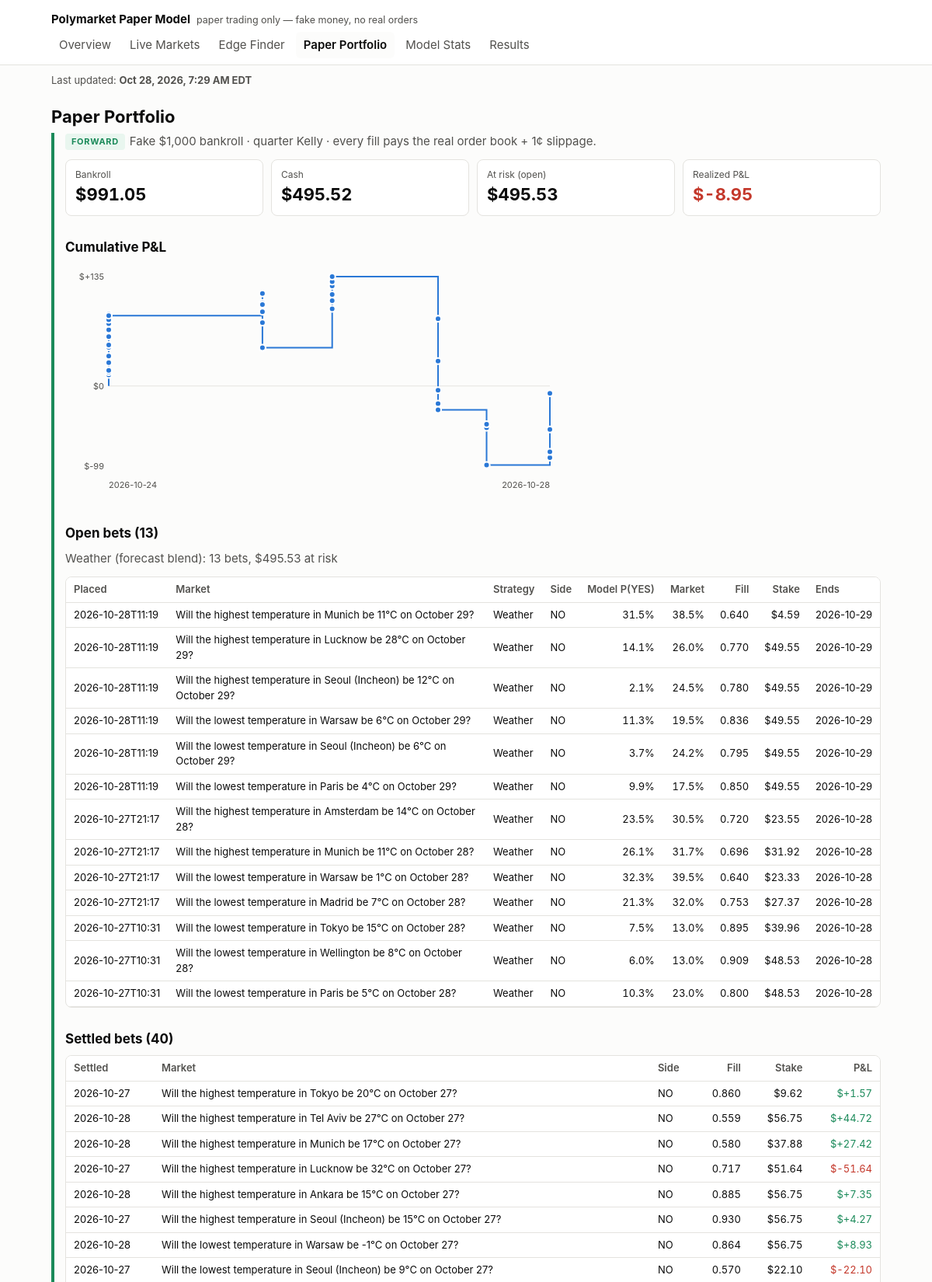
The app's page /portfolio.html (upper part) with its own data.
### tables this page shows
CREATE TABLE bets (
    seq INTEGER PRIMARY KEY,
    bet_id TEXT UNIQUE NOT NULL,
    run_id TEXT NOT NULL,
    placed_at TEXT NOT NULL,
    platform TEXT NOT NULL,
    market_id TEXT NOT NULL,
    question TEXT NOT NULL,
    category TEXT,
    end_date TEXT,
    side TEXT NOT NULL CHECK (side IN ('YES', 'NO')),
    model_prob_yes REAL NOT NULL,
    market_mid REAL NOT NULL,
    best_bid REAL,
    best_ask REAL,
    fill_price REAL NOT NULL,      -- average price paid per share, incl. slippage
    slippage_per_share REAL NOT NULL,
    shares REAL NOT NULL,
    stake REAL NOT NULL,
    kelly_full REAL NOT NULL,
    bankroll_at_bet REAL NOT NULL,
    model_version TEXT NOT NULL,
    prev_hash TEXT NOT NULL,
    row_hash TEXT NOT NULL
);

CREATE TABLE settlements (
    seq INTEGER PRIMARY KEY,
    bet_id TEXT UNIQUE NOT NULL REFERENCES bets(bet_id),
    settled_at TEXT NOT NULL,
    yes_payout REAL NOT NULL,      -- what one YES share paid: 1, 0, or 0.5 for a split
    payout REAL NOT NULL,
    pnl REAL NOT NULL,
    prev_hash TEXT NOT NULL,
    row_hash TEXT NOT NULL
);

### pmodel/dashboard/app.py (the view)
    @app.route("/portfolio.html")
    def portfolio():
        c = conn()
        all_bets = data.bets(c)
        return render_template(
            "portfolio.html", **ctx("portfolio.html"), fs=data.forward_stats(c),
            pnl_svg=charts.pnl_chart(data.pnl_curve(c), config.BANKROLL_START_USD),
            open_bets=[b for b in all_bets if b["settled_at"] is None],
            open_by_strategy=data.open_by_strategy(c),
            settled=[b for b in all_bets if b["settled_at"] is not None])

### pmodel/dashboard/charts.py (called while the page is built)
def _svg(body, label):
    return (f'<svg viewBox="0 0 {W} {H}" role="img" aria-label="{escape(label)}" '
            f'class="chart">{body}</svg>')

def _ts(iso):
    return datetime.strptime(iso, "%Y-%m-%dT%H:%M:%SZ").timestamp()

### pmodel/dashboard/data.py (called while the page is built)
def age_hours(iso, now=None):
    if not iso:
        return None
    from datetime import datetime, timezone
    t = datetime.strptime(iso, "%Y-%m-%dT%H:%M:%SZ").replace(tzinfo=timezone.utc)
    return ((now or datetime.now(timezone.utc)) - t).total_seconds() / 3600

def eastern(iso):
    if not iso:
        return None
    from datetime import datetime, timezone
    from zoneinfo import ZoneInfo
    t = datetime.strptime(iso, "%Y-%m-%dT%H:%M:%SZ").replace(tzinfo=timezone.utc)
    et = t.astimezone(ZoneInfo("America/New_York"))
    hour = et.strftime("%I").lstrip("0")
    return f"{et:%b} {et.day}, {et.year}, {hour}:{et:%M %p} {et.tzname()}"

def strategy_of(model_version: str) -> str:
    return "Weather (forecast blend)" if (model_version or "").startswith("weather") else \
        "General (price/volume model)"

def open_by_strategy(conn):
    out = {}
    for b in ledger_mod.open_bets(conn):
        name = strategy_of(b["model_version"])
        o = out.setdefault(name, {"strategy": name, "bets": 0, "stake": 0.0})
        o["bets"] += 1
        o["stake"] += b["stake"]
    return sorted(out.values(), key=lambda o: -o["bets"])

def bets(conn):
    return [dict(r) for r in conn.execute(
        """SELECT b.*, s.settled_at, s.yes_payout, s.payout, s.pnl
           FROM bets b LEFT JOIN settlements s USING (bet_id) ORDER BY b.seq DESC""")]

def pnl_curve(conn):
    total, out = 0.0, []
    for r in conn.execute("SELECT settled_at, pnl FROM settlements ORDER BY seq"):
        total += r["pnl"]
        out.append((r["settled_at"], total))
    return out

### pmodel/trading/ledger.py (called while the page is built)
def _guard_triggers():
    sql = []
    for t in LEDGER_TABLES:
        for op in ("UPDATE", "DELETE"):
            sql.append(f"""CREATE TRIGGER IF NOT EXISTS {t}_no_{op.lower()}
                BEFORE {op} ON {t}
                BEGIN SELECT RAISE(ABORT, '{t} is append-only: {op} is not allowed'); END;""")
    return "\n".join(sql)

def connect(path: Path = None) -> sqlite3.Connection:
    path = Path(path or config.PREDICTIONS_DB_PATH)
    path.parent.mkdir(parents=True, exist_ok=True)
    conn = sqlite3.connect(path)
    conn.row_factory = sqlite3.Row
    conn.executescript(SCHEMA)
    conn.executescript(_guard_triggers())
    return conn

### pmodel/dashboard/templates/portfolio.html
{% extends "base.html" %}
{% block body %}
<h1>Paper Portfolio</h1>
<section class="fwd">
<p class="lede"><span class="badge fwd">FORWARD</span>Fake ${{ '{:,.0f}'.format(cfg.BANKROLL_START_USD) }} bankroll · quarter Kelly · every fill pays the real order book + {{ (cfg.SLIPPAGE_PER_SHARE * 100)|round|int }}¢ slippage.</p>
<div class="tiles">
  <div class="tile"><div class="k">Bankroll</div><div class="v">${{ '{:,.2f}'.format(fs.money.bankroll) }}</div></div>
  <div class="tile"><div class="k">Cash</div><div class="v">${{ '{:,.2f}'.format(fs.money.cash) }}</div></div>
  <div class="tile"><div class="k">At risk (open)</div><div class="v">${{ '{:,.2f}'.format(fs.money.open_stake) }}</div></div>
  <div class="tile"><div class="k">Realized P&amp;L</div><div class="v {{ 'pos' if fs.total_pnl > 0 else 'neg' if fs.total_pnl < 0 }}">${{ '{:+,.2f}'.format(fs.total_pnl) }}</div></div>
</div>
<h2>Cumulative P&amp;L</h2>
{{ pnl_svg|safe }}
<h2>Open bets ({{ open_bets|length }})</h2>
{% if open_by_strategy %}<p class="note">{% for o in open_by_strategy %}{{ o.strategy }}: {{ o.bets }} bets, ${{ '{:,.2f}'.format(o.stake) }} at risk{% if not loop.last %} · {% endif %}{% endfor %}</p>{% endif %}
{% if open_bets %}<div class="tablewrap"><table>
<tr><th>Placed</th><th>Market</th><th>Strategy</th><th>Side</th><th class="n">Model P(YES)</th><th class="n">Market</th><th class="n">Fill</th><th class="n">Stake</th><th>Ends</th></tr>
{% for b in open_bets %}<tr><td>{{ b.placed_at[:16] }}</td><td class="q">{{ b.question }}</td><td>{{ 'Weather' if b.model_version.startswith('weather') else 'General' }}</td><td>{{ b.side }}</td>
<td class="n">{{ '{:.1%}'.format(b.model_prob_yes) }}</td><td class="n">{{ '{:.1%}'.format(b.market_mid) }}</td>
<td class="n">{{ '{:.3f}'.format(b.fill_price) }}</td><td class="n">${{ '{:,.2f}'.format(b.stake) }}</td><td>{{ (b.end_date or '')[:10] }}</td></tr>{% endfor %}
</table></div>{% else %}<p class="empty">No open bets.</p>{% endif %}
<h2>Settled bets ({{ settled|length }})</h2>
{% if settled %}<div class="tablewrap"><table>
<tr><th>Settled</th><th>Market</th><th>Side</th><th class="n">Fill</th><th class="n">Stake</th><th class="n">P&amp;L</th></tr>
{% for b in settled %}<tr><td>{{ b.settled_at[:10] }}</td><td class="q">{{ b.question }}</td><td>{{ b.side }}</td>
<td class="n">{{ '{:.3f}'.format(b.fill_price) }}</td><td class="n">${{ '{:,.2f}'.format(b.stake) }}</td>
<td class="n {{ 'pos' if b.pnl > 0 else 'neg' }}">${{ '{:+,.2f}'.format(b.pnl) }}</td></tr>{% endfor %}
</table></div>{% else %}<p class="empty">No settled bets yet.</p>{% endif %}
</section>
{% endblock %}

### pmodel/dashboard/templates/base.html (style rules this page uses)
:root { --bg: #fcfcfb; --surface: #ffffff; --ink: #0b0b0b; --ink-2: #52514e; --muted: #8a8984; --line: #e4e3df; --accent: #2a78d6; --good: #1b8a5a; --bad: #c4382b; --warn: #b07400; --fwd: #1b8a5a; --fwd-bg: #e9f6ef; --bt: #6b6a66; --bt-bg: #f1f0ec; }
* { box-sizing: border-box; }
html { -webkit-text-size-adjust: 100%; text-size-adjust: 100%; }
body { margin: 0; background: var(--bg); color: var(--ink); font: 15px/1.5 -apple-system, BlinkMacSystemFont, "Segoe UI", Roboto, sans-serif; }
h1 { font-size: 22px; margin: 0 0 4px; }
h2 { font-size: 17px; margin: 28px 0 8px; }
p.lede, .note { color: var(--ink-2); margin: 0 0 12px; }
.badge { display: inline-block; font-size: 11px; font-weight: 700; letter-spacing: .06em; padding: 2px 8px; border-radius: 4px; vertical-align: middle; margin-right: 6px; }
.badge.fwd { color: var(--fwd); background: var(--fwd-bg); }
section.fwd { border-left: 4px solid var(--fwd); padding-left: 14px; }
.tiles { display: grid; grid-template-columns: repeat(auto-fit, minmax(160px, 1fr)); gap: 10px; }
.tile { background: var(--surface); border: 1px solid var(--line); border-radius: 8px; padding: 10px 12px; }
.tile .k { color: var(--ink-2); font-size: 12px; }
.tile .v { font-size: 22px; font-weight: 650; font-variant-numeric: tabular-nums; }
.tablewrap { overflow-x: auto; border: 1px solid var(--line); border-radius: 8px; background: var(--surface); }
table { border-collapse: collapse; width: 100%; font-size: 13px; }
th, td { padding: 6px 10px; border-bottom: 1px solid var(--line); text-align: left; white-space: nowrap; }
th { color: var(--ink-2); font-weight: 600; background: var(--surface); position: sticky; top: 0; }
td.q { white-space: normal; min-width: 260px; }
td.n, th.n { text-align: right; font-variant-numeric: tabular-nums; }
.pos { color: var(--good); }
.neg { color: var(--bad); }
.chart { width: 100%; max-width: 640px; height: auto; }
.chart .tick { fill: var(--ink-2); font-size: 11px; }

### records on screen
bets: placed_at "2026-10-28T11:19", question "Will the highest temperature in Munich be 11°C on October 29?", model_version "Weather", side "NO", model_prob_yes "31.5%", market_mid "38.5%", fill_price "0.640", stake "4.59", end_date "2026-10-29"
bets: placed_at "2026-10-28T11:19", question "Will the highest temperature in Lucknow be 28°C on October 29?", model_version "Weather", side "NO", model_prob_yes "14.1%", market_mid "26.0%", fill_price "0.770", stake "49.55", end_date "2026-10-29"
bets: placed_at "2026-10-28T11:19", question "Will the highest temperature in Seoul (Incheon) be 12°C on October 29?", model_version "Weather", side "NO", model_prob_yes "2.1%", market_mid "24.5%", fill_price "0.780", stake "49.55", end_date "2026-10-29"
bets: placed_at "2026-10-28T11:19", question "Will the lowest temperature in Warsaw be 6°C on October 29?", model_version "Weather", side "NO", model_prob_yes "11.3%", market_mid "19.5%", fill_price "0.836", stake "49.55", end_date "2026-10-29"
bets: placed_at "2026-10-28T11:19", question "Will the lowest temperature in Seoul (Incheon) be 6°C on October 29?", model_version "Weather", side "NO", model_prob_yes "3.7%", market_mid "24.2%", fill_price "0.795", stake "49.55", end_date "2026-10-29"
bets: placed_at "2026-10-28T11:19", question "Will the lowest temperature in Paris be 4°C on October 29?", model_version "Weather", side "NO", model_prob_yes "9.9%", market_mid "17.5%", fill_price "0.850", stake "49.55", end_date "2026-10-29"
bets: placed_at "2026-10-27T21:17", question "Will the highest temperature in Amsterdam be 14°C on October 28?", model_version "Weather", side "NO", model_prob_yes "23.5%", market_mid "30.5%", fill_price "0.720", stake "23.55", end_date "2026-10-28"
bets: placed_at "2026-10-27T21:17", question "Will the highest temperature in Munich be 11°C on October 28?", model_version "Weather", side "NO", model_prob_yes "26.1%", market_mid "31.7%", fill_price "0.696", stake "31.92", end_date "2026-10-28"
bets: placed_at "2026-10-27T21:17", question "Will the lowest temperature in Warsaw be 1°C on October 28?", model_version "Weather", side "NO", model_prob_yes "32.3%", market_mid "39.5%", fill_price "0.640", stake "23.33", end_date "2026-10-28"
bets: placed_at "2026-10-27T21:17", question "Will the lowest temperature in Madrid be 7°C on October 28?", model_version "Weather", side "NO", model_prob_yes "21.3%", market_mid "32.0%", fill_price "0.753", stake "27.37", end_date "2026-10-28"
bets: placed_at "2026-10-27T10:31", question "Will the lowest temperature in Tokyo be 15°C on October 28?", model_version "Weather", side "NO", model_prob_yes "7.5%", market_mid "13.0%", fill_price "0.895", stake "39.96", end_date "2026-10-28"
bets: placed_at "2026-10-27T10:31", question "Will the lowest temperature in Wellington be 8°C on October 28?", model_version "Weather", side "NO", model_prob_yes "6.0%", market_mid "13.0%", fill_price "0.909", stake "48.53", end_date "2026-10-28"
bets: placed_at "2026-10-27T10:31", question "Will the lowest temperature in Paris be 5°C on October 28?", model_version "Weather", side "NO", model_prob_yes "10.3%", market_mid "23.0%", fill_price "0.800", stake "48.53", end_date "2026-10-28"
settlements: settled_at "2026-10-27", question "Will the highest temperature in Tokyo be 20°C on October 27?", side "NO", pnl "+1.57"
bets: fill_price "0.860", stake "9.62"
settlements: settled_at "2026-10-28", question "Will the highest temperature in Tel Aviv be 27°C on October 27?", side "NO", pnl "+44.72"
bets: fill_price "0.559", stake "56.75"
settlements: settled_at "2026-10-28", question "Will the highest temperature in Munich be 17°C on October 27?", side "NO", pnl "+27.42"
bets: fill_price "0.580", stake "37.88"
settlements: settled_at "2026-10-27", question "Will the highest temperature in Lucknow be 32°C on October 27?", side "NO", pnl "-51.64"
bets: fill_price "0.717", stake "51.64"
settlements: settled_at "2026-10-28", question "Will the highest temperature in Ankara be 15°C on October 27?", side "NO", pnl "+7.35"
bets: fill_price "0.885", stake "56.75"
settlements: settled_at "2026-10-27", question "Will the highest temperature in Seoul (Incheon) be 15°C on October 27?", side "NO", pnl "+4.27"
bets: fill_price "0.930", stake "56.75"
settlements: settled_at "2026-10-28", question "Will the lowest temperature in Warsaw be -1°C on October 27?", side "NO", pnl "+8.93"
bets: fill_price "0.864", stake "56.75"
settlements: settled_at "2026-10-27", question "Will the lowest temperature in Seoul (Incheon) be 9°C on October 27?", side "NO", pnl "-22.10"
bets: fill_price "0.570", stake "22.10"

### other values on screen
{{ name }} "Overview" "Live Markets" "Edge Finder" "Paper Portfolio" "Model Stats" "Results"
{{ '{:,.0f}'.format(cfg.BANKROLL_START_USD) }} "1,000"
{{ (cfg.SLIPPAGE_PER_SHARE * 100)|round|int }} "1"
{{ '{:,.2f}'.format(fs.money.bankroll) }} "991.05"
{{ '{:,.2f}'.format(fs.money.cash) }} "495.52"
{{ '{:,.2f}'.format(fs.money.open_stake) }} "495.53"
{{ '{:+,.2f}'.format(fs.total_pnl) }} "-8.95"
{{ pnl_svg|safe }} "$0 $+135 $-99 2026-10-24 2026-10-28"
{{ open_bets|length }} "13"
{{ o.strategy }} "Weather (forecast blend)"
{{ o.bets }} "13"
{{ '{:,.2f}'.format(o.stake) }} "495.53"
{{ settled|length }} "40"
